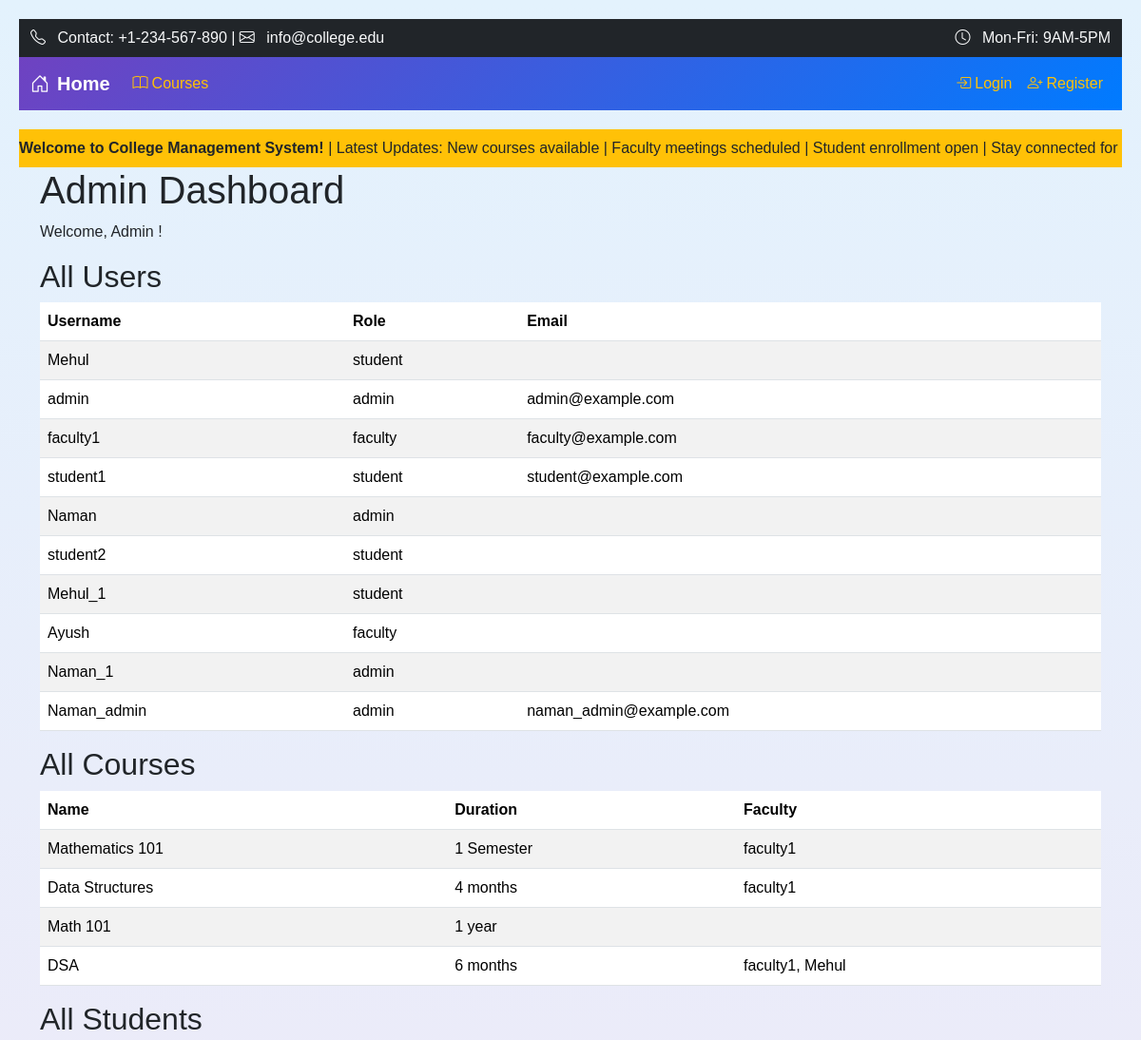
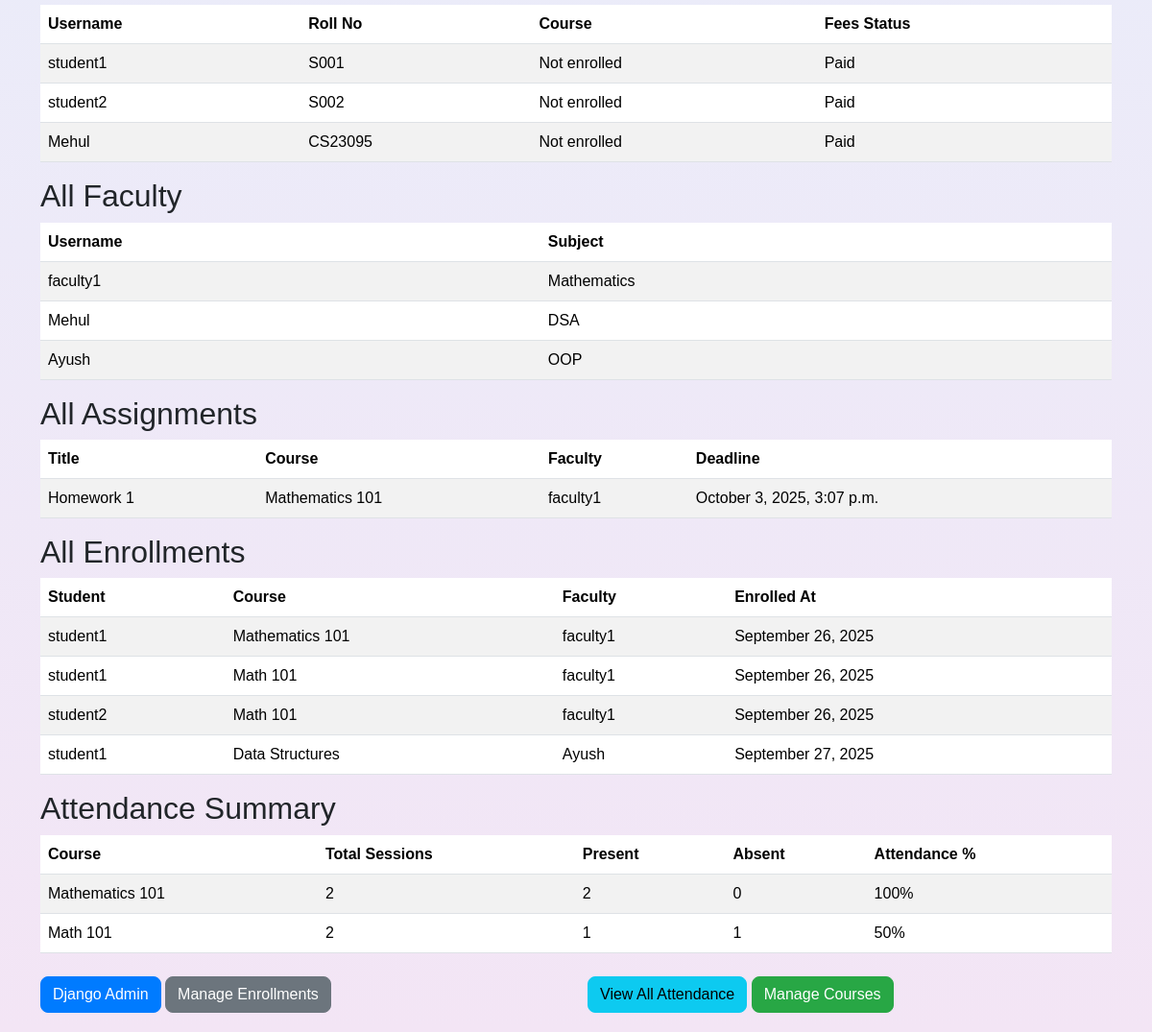
Screenshot of /admin-dashboard/ with the database file from the repository (2 pictures, top to bottom).
### users/models.py (models this page shows, shortened)
class CustomUser(AbstractUser):
    ROLE_CHOICES = (
        ('admin', 'Admin'),
        ('student', 'Student'),
        ('faculty', 'Faculty'),
    )
    role = models.CharField(max_length=10, choices=ROLE_CHOICES, default='student')

### courses/models.py (models this page shows, shortened)
class Course(models.Model):
    name = models.CharField(max_length=100)
    duration = models.CharField(max_length=50)
    faculty = models.ManyToManyField(Faculty)

class Assignment(models.Model):
    title = models.CharField(max_length=200)
    description = models.TextField()
    course = models.ForeignKey(Course, on_delete=models.CASCADE, related_name='assignments')
    faculty = models.ForeignKey(Faculty, on_delete=models.CASCADE)
    deadline = models.DateTimeField()
    created_at = models.DateTimeField(auto_now_add=True)

### faculty/models.py (models this page shows, shortened)
class Faculty(models.Model):
    user = models.OneToOneField(CustomUser, on_delete=models.CASCADE)
    subject = models.CharField(max_length=100)

### students/models.py (models this page shows, shortened)
class Student(models.Model):
    user = models.OneToOneField(CustomUser, on_delete=models.CASCADE)
    roll_no = models.CharField(max_length=20, unique=True)
    fees_status = models.CharField(max_length=20, default="Pending")

class Enrollment(models.Model):
    student = models.ForeignKey(Student, on_delete=models.CASCADE, related_name='enrollments')
    course = models.ForeignKey(Course, on_delete=models.CASCADE)
    faculty = models.ForeignKey(Faculty, on_delete=models.CASCADE)
    enrolled_at = models.DateTimeField(auto_now_add=True)
    class Meta:
        unique_together = ('student', 'course', 'faculty')

### users/views.py (the view)
# urls.py: path('admin-dashboard/', views.admin_dashboard, name='admin_dashboard'),
def admin_dashboard(request):
    all_users = CustomUser.objects.all()
    all_courses = Course.objects.all()
    all_students = Student.objects.all()
    all_faculty = Faculty.objects.all()
    all_assignments = Assignment.objects.all()
    all_enrollments = Enrollment.objects.all()
    attendance_summary = Attendance.objects.values('enrollment__course__name').annotate(
        total=Count('id'),
        present=Count('id', filter=Q(status='Present')),
        absent=Count('id', filter=Q(status='Absent'))
    ).order_by('-total')
    context = {
        'all_users': all_users,
        'all_courses': all_courses,
        'all_students': all_students,
        'all_faculty': all_faculty,
        'all_assignments': all_assignments,
        'all_enrollments': all_enrollments,
        'attendance_summary': attendance_summary,
    }
    return render(request, 'admin/dashboard.html', context)

### templates/admin/dashboard.html (shortened to what this page needs)
{% extends 'base.html' %}
{% block content %}
<h1>Admin Dashboard</h1>
<p>Welcome, Admin {{ user.get_full_name|default:user.username }}!</p>
<h2>All Users</h2>
<table class="table table-striped">
  <thead>
    <tr>
      <th>Username</th>
      <th>Role</th>
      <th>Email</th>
    </tr>
  </thead>
  <tbody>
    {% for user in all_users %}
      <tr>
        <td>{{ user.username }}</td>
        <td>{{ user.role }}</td>
        <td>{{ user.email }}</td>
      </tr>
    {% endfor %}
  </tbody>
</table>
<h2>All Courses</h2>
<table class="table table-striped">
  <thead>
    <tr>
      <th>Name</th>
      <th>Duration</th>
      <th>Faculty</th>
    </tr>
  </thead>
  <tbody>
    {% for course in all_courses %}
      <tr>
        <td>{{ course.name }}</td>
        <td>{{ course.duration }}</td>
        <td>
          {% for faculty in course.faculty.all %}
            {{ faculty.user.username }}{% if not forloop.last %}, {% endif %}
          {% endfor %}
        </td>
      </tr>
    {% endfor %}
  </tbody>
</table>
<h2>All Students</h2>
<table class="table table-striped">
  <thead>
    <tr>
      <th>Username</th>
      <th>Roll No</th>
      <th>Course</th>
      <th>Fees Status</th>
    </tr>
  </thead>
  <tbody>
    {% for student in all_students %}
      <tr>
        <td>{{ student.user.username }}</td>
        <td>{{ student.roll_no }}</td>
        <td>{{ student.course.name|default:"Not enrolled" }}</td>
        <td>{{ student.fees_status }}</td>
      </tr>
    {% endfor %}
  </tbody>
</table>
<h2>All Faculty</h2>
<table class="table table-striped">
  <thead>
    <tr>
      <th>Username</th>
      <th>Subject</th>
    </tr>
  </thead>
  <tbody>
    {% for faculty in all_faculty %}
      <tr>
        <td>{{ faculty.user.username }}</td>
        <td>{{ faculty.subject }}</td>
      </tr>
    {% endfor %}
  </tbody>
</table>
<h2>All Assignments</h2>
<table class="table table-striped">
  <thead>
    <tr>
      <th>Title</th>
      <th>Course</th>
      <th>Faculty</th>
      <th>Deadline</th>
    </tr>
  </thead>
  <tbody>
    {% for assignment in all_assignments %}
      <tr>
        <td>{{ assignment.title }}</td>
        <td>{{ assignment.course.name }}</td>
        <td>{{ assignment.faculty.user.username }}</td>
        <td>{{ assignment.deadline|date:"F j, Y, g:i a" }}</td>
      </tr>
    {% endfor %}
  </tbody>
</table>
<h2>All Enrollments</h2>
<table class="table table-striped">
  <thead>
    <tr>
      <th>Student</th>
      <th>Course</th>
      <th>Faculty</th>
      <th>Enrolled At</th>
    </tr>
  </thead>
  <tbody>
    {% for enrollment in all_enrollments %}
      <tr>
        <td>{{ enrollment.student.user.username }}</td>
        <td>{{ enrollment.course.name }}</td>
        <td>{{ enrollment.faculty.user.username }}</td>
        <td>{{ enrollment.enrolled_at|date:"F j, Y" }}</td>
      </tr>
    {% endfor %}
  </tbody>
</table>
<h2>Attendance Summary</h2>
<table class="table table-striped">
  <thead>
    <tr>
      <th>Course</th>
      <th>Total Sessions</th>
      <th>Present</th>
      <th>Absent</th>
      <th>Attendance %</th>
    </tr>
  </thead>
  <tbody>
    {% for summary in attendance_summary %}
      <tr>
        <td>{{ summary.enrollment__course__name }}</td>
        <td>{{ summary.total }}</td>
        <td>{{ summary.present }}</td>
        <td>{{ summary.absent }}</td>
        <td>{% widthratio summary.present summary.total 100 %}%</td>
      </tr>
    {% empty %}
      <tr>
        <td colspan="5">No attendance records yet.</td>
      </tr>
    {% endfor %}
  </tbody>
</table>
<div class="row mt-4">
  <div class="col-md-6">
    <a href="/admin/" class="btn btn-primary">Django Admin</a>
    <a href="/students/enroll/" class="btn btn-secondary">Manage Enrollments</a>
  </div>
  <div class="col-md-6">
    <a href="/faculty/mark-attendance/" class="btn btn-info">View All Attendance</a>
    <a href="/courses/" class="btn btn-success">Manage Courses</a>
  </div>
</div>
{% endblock %}

### templates/base.html (style rules this page uses)
:root { --primary-color: #007bff; --accent-color: #28a745; --text-dark: #212529; --text-light: #ffffff; }
body { padding: 10px; background: linear-gradient(to bottom, #e3f2fd, #f3e5f5); color: var(--text-dark); font-family: 'Arial', sans-serif; }
@media (min-width: 768px) { body { padding: 20px; } }
.btn { border-radius: 8px; }
.btn-primary { background-color: var(--primary-color); border-color: var(--primary-color); }
.btn-success { background-color: var(--accent-color); border-color: var(--accent-color); }

### rows the page displays
CustomUser: username "Mehul", role "student"
CustomUser: username "admin", role "admin", email "admin@example.com"
CustomUser: username "faculty1", role "faculty", email "faculty@example.com"
CustomUser: username "student1", role "student", email "student@example.com"
CustomUser: username "Naman", role "admin"
CustomUser: username "student2", role "student"
CustomUser: username "Mehul_1", role "student"
CustomUser: username "Ayush", role "faculty"
CustomUser: username "Naman_1", role "admin"
CustomUser: username "Naman_admin", role "admin", email "naman_admin@example.com"
Course: name "Mathematics 101", duration "1 Semester"
Faculty: user.username "faculty1", subject "Mathematics"
Course: name "Data Structures", duration "4 months"
Course: name "Math 101", duration "1 year"
Course: name "DSA", duration "6 months"
Faculty: user.username "Mehul", subject "DSA"
Student: user.username "student1", roll_no "S001", course.name "Not enrolled", fees_status "Paid"
Student: user.username "student2", roll_no "S002", course.name "Not enrolled", fees_status "Paid"
Student: user.username "Mehul", roll_no "CS23095", course.name "Not enrolled", fees_status "Paid"
Faculty: user.username "Ayush", subject "OOP"
Assignment: title "Homework 1", course.name "Mathematics 101", faculty.user.username "faculty1", deadline "October 3, 2025, 3:07 p.m."
Enrollment: student.user.username "student1", course.name "Mathematics 101", faculty.user.username "faculty1", enrolled_at "September 26, 2025"
Enrollment: student.user.username "student1", course.name "Math 101", faculty.user.username "faculty1", enrolled_at "September 26, 2025"
Enrollment: student.user.username "student2", course.name "Math 101", faculty.user.username "faculty1", enrolled_at "September 26, 2025"
Enrollment: student.user.username "student1", course.name "Data Structures", faculty.user.username "Ayush", enrolled_at "September 27, 2025"

### other values shown
{{ summary.enrollment__course__name }} "Mathematics 101" "Math 101"
{{ summary.total }} "2" "2"
{{ summary.present }} "2" "1"
{{ summary.absent }} "0" "1"
